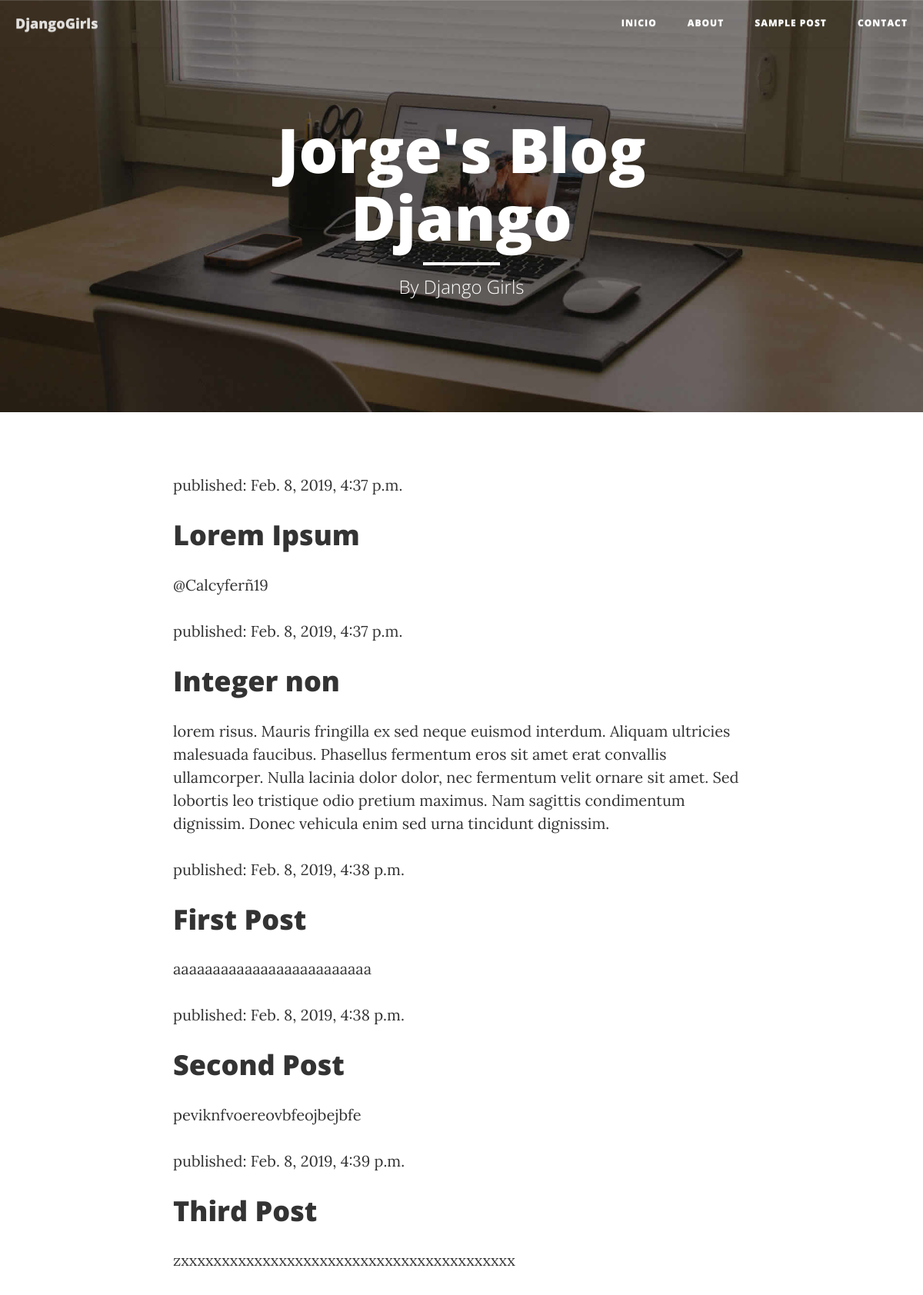
The page / on the database its author committed.
### blog/models.py (models this page shows, shortened)
class Post(models.Model):
    author = models.ForeignKey('auth.User', on_delete=models.CASCADE)
    title = models.CharField(max_length=200)
    text = models.TextField()
    created_date = models.DateTimeField(
            default=timezone.now)
    published_date = models.DateTimeField(
            blank=True, null=True)

### blog/views.py (the view)
# urls.py: path('', views.post_list, name='post_list'),
def post_list(request):
    posts = Post.objects.filter(published_date__lte=timezone.now()).order_by('published_date')
    return render(request, 'blog/post_list.html', {'posts': posts})

### blog/templates/blog/post_list.html (shortened to what this page needs)
{% load static %}
<html>
    <head>
        <link rel="stylesheet" href="//maxcdn.bootstrapcdn.com/bootstrap/3.2.0/css/bootstrap.min.css">
        <link rel="stylesheet" href="//maxcdn.bootstrapcdn.com/bootstrap/3.2.0/css/bootstrap-theme.min.css">
        <link rel="stylesheet" href="{% static 'css/clean-blog.css' %}">
        <link rel="stylesheet" href="{% static 'css/clean-blog.min.css' %}">
        <link href="{% static 'vendor/font-awesome/css/font-awesome.min.css' %}" rel="stylesheet" type="text/css">
    </head>
    <body>
    <nav class="navbar navbar-default navbar-custom navbar-fixed-top">
        <div class="container-fluid">
            <div class="navbar-header page-scroll">
                <a class="navbar-brand" href="https://tutorial.djangogirls.org/es/" target="_blank">DjangoGirls</a>
            </div>
            <div class="collapse navbar-collapse" id="bs-example-navbar-collapse-1">
                <ul class="nav navbar-nav navbar-right">
                    <li>
                        <a href="index.html">Inicio</a>
                    </li>
                    <li>
                        <a href="about.html">About</a>
                    </li>
                    <li>
                        <a href="post.html">Sample Post</a>
                    </li>
                    <li>
                        <a href="contact.html">Contact</a>
                    </li>
                </ul>
            </div>
        </div>
    </nav>
    <header class="intro-header" style="background-image: url('static/img/home-bg.jpg')">
        <div class="container">
            <div class="row">
                <div class="col-lg-8 col-lg-offset-2 col-md-10 col-md-offset-1">
                    <div class="site-heading">
                        <h1>Jorge's Blog Django</h1>
                        <hr class="small">
                        <span class="subheading">By Django Girls</span>
                    </div>
                </div>
            </div>
        </div>
     </header>
        <div class="content container">
            <div class="row">
                <div class="col-lg-8 col-lg-offset-2 col-md-10 col-md-offset-1">
                    <div class="post-preview">
                    {% for post in posts %}
                        <div class="post">
                            <div class="date">
                                <p>published: {{ post.published_date }}</p>
                            </div>
                            <h1><a href="">{{ post.title }}</a></h1>
                            <p>{{ post.text|linebreaksbr }}</p>
                        </div>
                    {% endfor %}
            </div>
        </div>
    </body>
</html>

### blog/static/css/clean-blog.css (style rules this page uses)
body { font-family: 'Lora', 'Times New Roman', serif; font-size: 20px; color: #333333; }
p { line-height: 1.5; margin: 30px 0; }
h1, h2, h3, h4, h5, h6 { font-family: 'Open Sans', 'Helvetica Neue', Helvetica, Arial, sans-serif; font-weight: 800; }
a { color: #333333; }
hr.small { max-width: 100px; margin: 15px auto; border-width: 4px; border-color: white; }
.navbar-custom { position: absolute; top: 0; left: 0; width: 100%; z-index: 3; font-family: 'Open Sans', 'Helvetica Neue', Helvetica, Arial, sans-serif; }
.navbar-custom .navbar-brand { font-weight: 800; }
.navbar-custom .nav li a { text-transform: uppercase; font-size: 12px; font-weight: 800; letter-spacing: 1px; }
@media only screen and (min-width: 768px) { .navbar-custom { background: transparent; border-bottom: 1px solid transparent; } }
@media only screen and (min-width: 768px) { .navbar-custom .navbar-brand { color: white; padding: 20px; } }
@media only screen and (min-width: 768px) { .navbar-custom .nav li a { color: white; padding: 20px; } }
@media only screen and (min-width: 1170px) { .navbar-custom { -webkit-transition: background-color 0.3s; -moz-transition: background-color 0.3s; transition: background-color 0.3s; -webkit-transform: translate3d(0, 0, 0); -moz-transform: translate3d(0, 0, 0); -ms-transform: translate3d(0, 0, 0); -o-transform: translate3d(0, 0, 0); transform: translate3d(0, 0, 0); -webkit-backface-visibility: hidden; backface-visibility: hidden; } }
.intro-header { background-color: #777777; background: no-repeat center center; background-attachment: scroll; -webkit-background-size: cover; -moz-background-size: cover; background-size: cover; -o-background-size: cover; margin-bottom: 50px; }
.intro-header .site-heading, .intro-header .post-heading, .intro-header .page-heading { padding: 100px 0 50px; color: white; }
@media only screen and (min-width: 768px) { .intro-header .site-heading, .intro-header .post-heading, .intro-header .page-heading { padding: 150px 0; } }
.intro-header .site-heading, .intro-header .page-heading { text-align: center; }
.intro-header .site-heading h1, .intro-header .page-heading h1 { margin-top: 0; font-size: 50px; }
.intro-header .site-heading .subheading, .intro-header .page-heading .subheading { font-size: 24px; line-height: 1.1; display: block; font-family: 'Open Sans', 'Helvetica Neue', Helvetica, Arial, sans-serif; font-weight: 300; margin: 10px 0 0; }
@media only screen and (min-width: 768px) { .intro-header .site-heading h1, .intro-header .page-heading h1 { font-size: 80px; } }
body { -webkit-tap-highlight-color: #0085A1; }

### rows shown on the page
Post: published_date "Feb. 8, 2019, 4:37 p.m.", title "Lorem Ipsum", text "@Calcyferñ19"
Post: published_date "Feb. 8, 2019, 4:37 p.m.", title "Integer non", text "lorem risus. Mauris fringilla ex sed neque euismod interdum. Aliquam ultricies malesuada faucibus. Phasellus fermentum eros sit amet erat convallis ullamcorper. Nulla lacinia dolor dolor, nec fermentum velit ornare sit amet. Sed lobortis leo tristique odio pretium maximus. Nam sagittis condimentum dignissim. Donec vehicula enim sed urna tincidunt dignissim."
Post: published_date "Feb. 8, 2019, 4:38 p.m.", title "First Post", text "aaaaaaaaaaaaaaaaaaaaaaaaa"
Post: published_date "Feb. 8, 2019, 4:38 p.m.", title "Second Post", text "peviknfvoereovbfeojbejbfe"
Post: published_date "Feb. 8, 2019, 4:39 p.m.", title "Third Post", text "zxxxxxxxxxxxxxxxxxxxxxxxxxxxxxxxxxxxxxxxxx"
